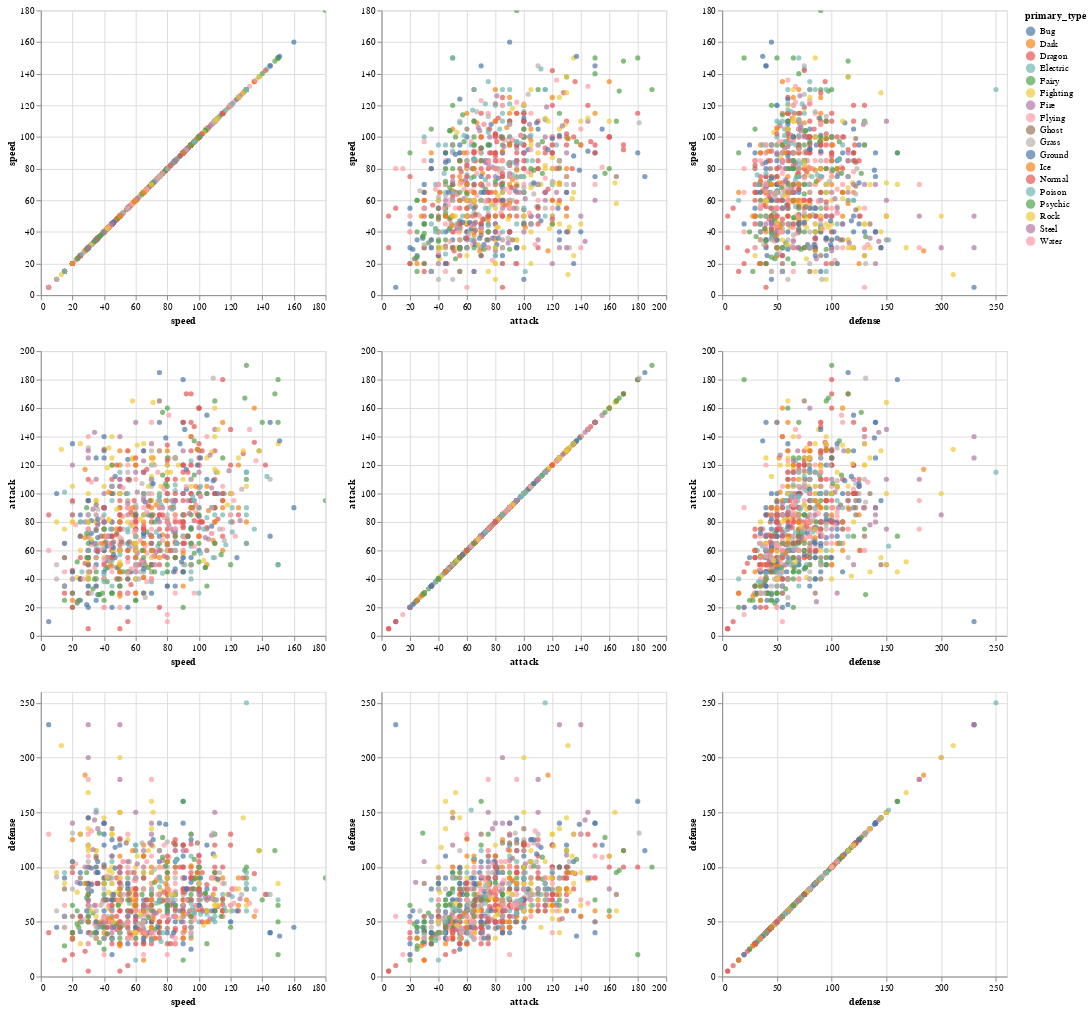

Source (notebook cell):
### Markdown cell above
<b1><u><b>c:Scatter Matrix  </b></u></b1>

### Code cell
import altair as alt

source=df[["primary_type","attack","defense","speed"]]

# Create the base chart
scattermatrix=alt.Chart(source).mark_circle().encode(
    x=alt.X(alt.repeat("column"),type="quantitative"),
    y=alt.Y(alt.repeat("row"),type="quantitative"),
    color="primary_type",
#colour based on primary type
    tooltip=["primary_type","attack","defense","speed"]
).properties(
    width=300,
    height=300
).repeat(
    row=["speed","attack","defense"],
    column=["speed","attack","defense"]
).interactive()

#print
scattermatrix


# Reference:https://altair-viz.github.io/gallery/scatter_matrix.html

### Figure 1 — Vega-Lite specification as saved in the notebook (floating-point values rounded to 4 significant figures; data arrays with more than 128 entries replaced by an {"elided": "..."} marker saying what was removed)
{"config": {"view": {"continuousWidth": 400, "continuousHeight": 300}}, "repeat": {"column": ["speed", "attack", "defense"], "row": ["speed", "attack", "defense"]}, "spec": {"data": {"name": "data-4a8f5d15048653b67f355b62ded12094"}, "mark": "circle", "encoding": {"color": {"field": "primary_type", "type": "nominal"}, "tooltip": [{"field": "primary_type", "type": "nominal"}, {"field": "attack", "type": "quantitative"}, {"field": "defense", "type": "quantitative"}, {"field": "speed", "type": "quantitative"}], "x": {"field": {"repeat": "column"}, "type": "quantitative"}, "y": {"field": {"repeat": "row"}, "type": "quantitative"}}, "height": 300, "selection": {"selector001": {"type": "interval", "bind": "scales", "encodings": ["x", "y"]}}, "width": 300}, "$schema": "https://vega.github.io/schema/vega-lite/v4.17.0.json", "datasets": {"data-4a8f5d15048653b67f355b62ded12094": {"elided": "1028 records"}}}
